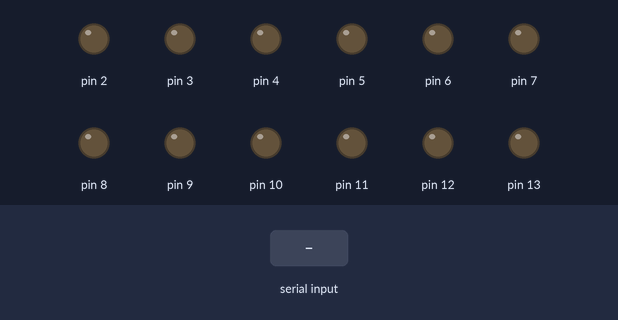
The sketch below on a simulated Arduino Uno, built with avr-gcc and run on an emulated ATmega328P. Parts: output pins drawn as LEDs (lit = HIGH). The inputs (shaded band) are chosen by the test bench.

Above: at 1.2 s.
1.3 s: byte 1 (1) received over Serial
At 2.5 s:
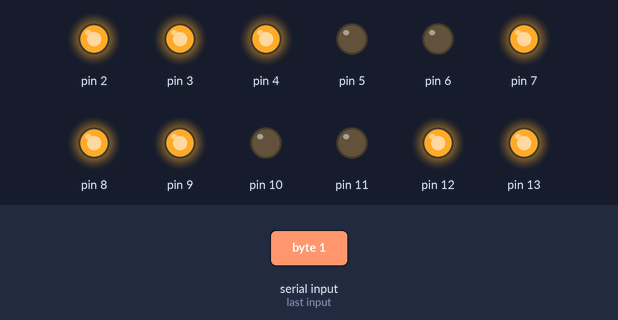
2.8 s: byte 2 (2) received over Serial
At 3.7 s:
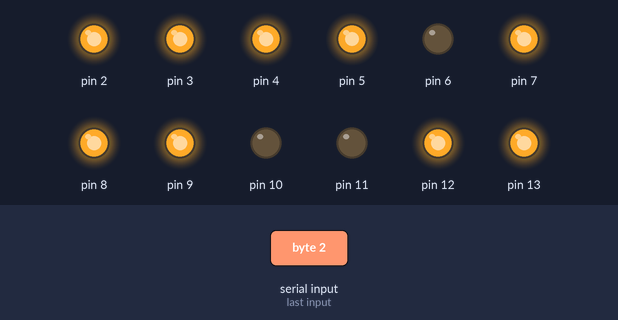
4.3 s: byte 0 (0) received over Serial
At 4.9 s:
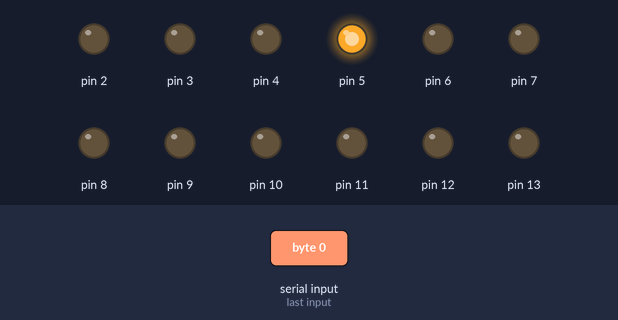
5.8 s: byte 3 (3) received over Serial
At 7.0 s:
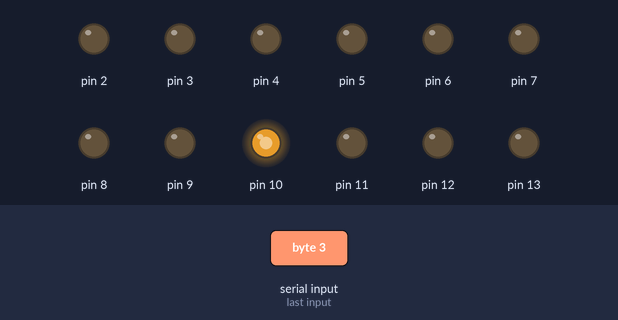
7.3 s: byte 4 (4) received over Serial
At 8.3 s:
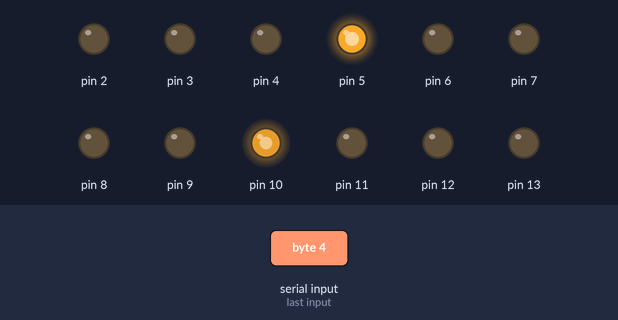
8.8 s: byte 5 (5) received over Serial
At 9.5 s:
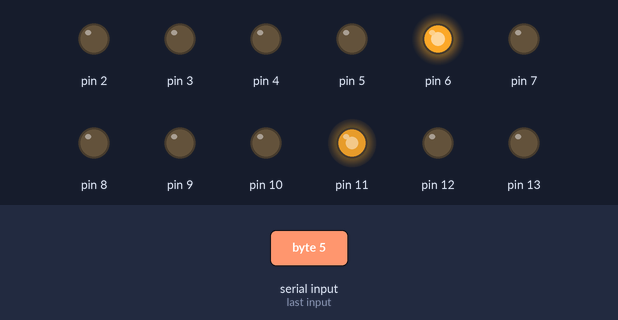
Timing chart, 0 to 11.3 s (numbered marks = the images above; inputs shaded):
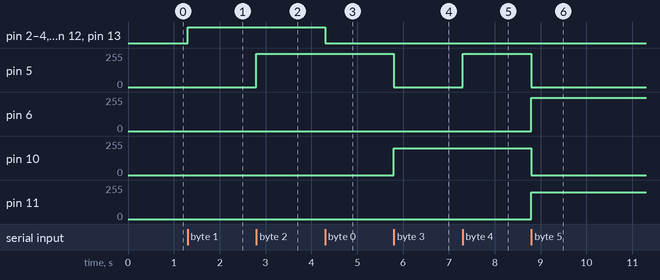

Measured:
- after the input at 1.3 s, pin 2–4, pin 7–9, pin 12, pin 13: LOW → HIGH at once
- after the input at 2.8 s, pin 5: 0/255 → 250/255 at once
- after the input at 4.3 s, pin 2–4, pin 7–9, pin 12, pin 13: HIGH → LOW at once
- after the input at 5.8 s, pin 5: 250/255 → 0/255 at once; pin 10: 0/255 → 200/255 at once
- after the input at 7.3 s, pin 5: 0/255 → 250/255 at once
- after the input at 8.8 s, pin 5: 250/255 → 0/255 at once; pin 6: 0/255 → 250/255 at once; pin 10: 200/255 → 0/255 at once; pin 11: 0/255 → 200/255 at once

The sketch:

robot.ino
```cpp
// (licence header left out)
/* Licensed under the Apache License, Version 2.0 (the "License"); */
/* you may not use this file except in compliance with the License. */
/* You may obtain a copy of the License at */

/*     http://www.apache.org/licenses/LICENSE-2.0 */

/* Unless required by applicable law or agreed to in writing, software */
/* distributed under the License is distributed on an "AS IS" BASIS, */
/* WITHOUT WARRANTIES OR CONDITIONS OF ANY KIND, either express or implied. */
/* See the License for the specific language governing permissions and */
/* limitations under the License. */

int diode[8]; // pins pour les diodes
int moteur[4]; // pins pour les moteurs
int c = -1;
bool semaphore = false;

void setup() {
  Serial.begin(115200); //set serial with baud rate
  // initialisation des diodes
  diode[0] = 2;
  diode[1] = 3;
  diode[2] = 4;
  diode[3] = 7;
  diode[4] = 8;
  diode[5] = 9;
  diode[6] = 12;
  diode[7] = 13;

  // initialisation des moteurs
  moteur[0] = 5;
  moteur[1] = 6;
  moteur[2] = 10;
  moteur[3] = 11;

  for (int i = 0; i < 8; i++) {
    pinMode (diode[i], OUTPUT);
    // RAZ des diodes
    digitalWrite (diode[i], LOW);
  }

  for (int i = 0; i < 4; i++) {
    pinMode (moteur[i], OUTPUT);
    // RAZ des moteurs
    analogWrite (moteur[i], 0);
  }

  semaphore = false;
}

void loop() {
  if (Serial.available() > 0) {  //if we have incoming value
    c = Serial.read();

    switch (c) {
      // DIODES
      case 0 : // On éteint tout
        if (!semaphore) {
          semaphore = true;
          for (int i = 0; i < 8; i++) {
            digitalWrite (diode[i], LOW);
            //delay (10);
          }
        }
        semaphore = false;

        break;

      case 1: // On allume tout

        if (!semaphore) {
          semaphore = true;
          for (int i = 0; i < 8; i++) {
            digitalWrite (diode[i], HIGH);
            //delay (10);
          }
        }
        semaphore = false;

        break;
      // MOTEURS
      case 2: // Droite

        if (!semaphore) {
          semaphore = true;
          analogWrite (moteur[0], 250);
          analogWrite (moteur[1], 0);
          analogWrite (moteur[2], 0);
          analogWrite (moteur[3], 0);
        }
        semaphore = false;

        break;

      case 3: // Gauche
        if (!semaphore) {
          semaphore = true;
          analogWrite (moteur[0], 0);
          analogWrite (moteur[1], 0);
          analogWrite (moteur[2], 200);
          analogWrite (moteur[3], 0);
        }
        semaphore = false;

        break;

      case 4: // Haut

        if (!semaphore) {
          semaphore = true;
          analogWrite (moteur[0], 250);
          analogWrite (moteur[1], 0);
          analogWrite (moteur[2], 200);
          analogWrite (moteur[3], 0);
        }
        semaphore = false;

        break;

      case 5: // Bas
        if (!semaphore) {
          semaphore = true;
          analogWrite (moteur[0], 0);
          analogWrite (moteur[1], 250);
          analogWrite (moteur[2], 0);
          analogWrite (moteur[3], 200);
        }
        semaphore = false;

        break;

      case 6: // Arrêt
        if (!semaphore) {
          semaphore = true;
          analogWrite (moteur[0], 0);
          analogWrite (moteur[1], 0);
          analogWrite (moteur[2], 0);
          analogWrite (moteur[3], 0);
        }
        semaphore = false;

        break;

      default: break;
    }
  }
}
```
